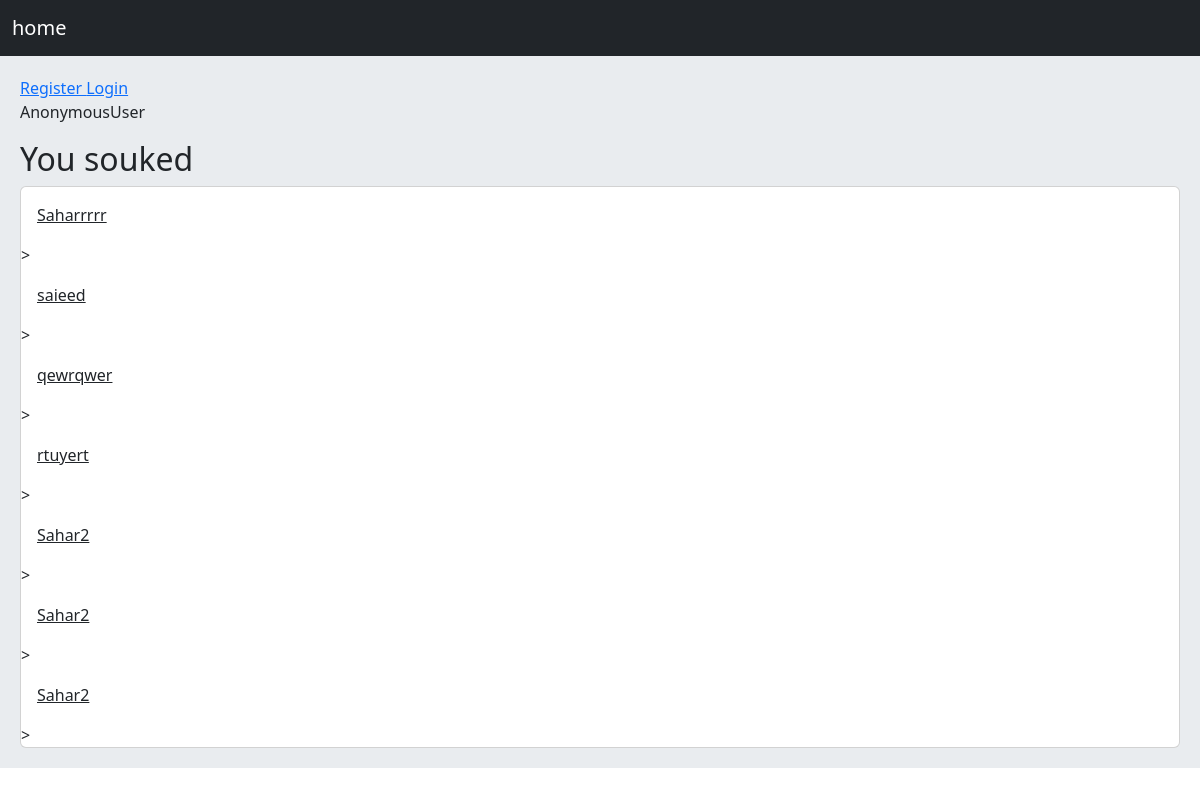
/home/, run on the app's committed database.
### home/models.py (models this page shows)
class Todo(models.Model):
    first_name = models.CharField(max_length=30)
    last_name = models.CharField(max_length=30)

### home/views.py (the view)
# urls.py: 2. Add a URL to urlpatterns:  path('', views.home, name='home')
def home(request):
    all = Todo.objects.all()
    return render(request,'home.html', {'todos1':all})

### templates/home.html (shortened to what this page needs)
{%  extends 'base.html' %}
{% block content %}
    {% if request.user.is_authenticated %}
        <a href="{% url 'user_logout' %}"> Logout </a>
    {% else  %}
        <a href="{% url 'user_register' %}"> Register </a>
        <a href="{% url 'user_login' %}"> Login </a>
    {% endif %}
    <p> {{ request.user }} </p>
    {% if request.user.is_authenticated %}
        <h2> Hello </h2>
    {% else %}
        <h2> You souked </h2>
    {% endif %}
    <div class="card">
    {% for todo in todos1 %}
        <a class= "card-body" href="{% url 'details' todo.id %}"> {{ todo.first_name }} </a>></br>
    {% endfor %}
    </div>
{% endblock %}

### data on the page
Todo: first_name "Saharrrrr"
Todo: first_name "saieed"
Todo: first_name "qewrqwer"
Todo: first_name "rtuyert"
Todo: first_name "Sahar2"
Todo: first_name "Sahar2"
Todo: first_name "Sahar2"

### other printed values
{{ request.user }} "AnonymousUser"
